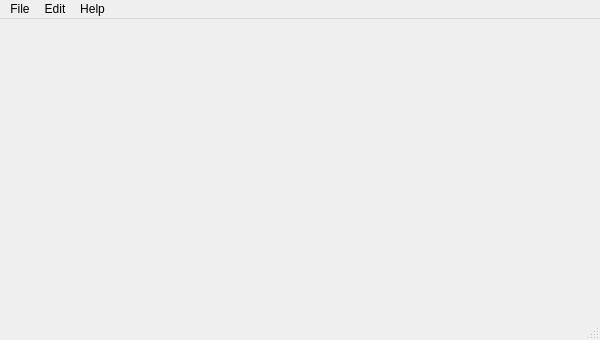
<?xml version="1.0" encoding="UTF-8"?>
<ui version="4.0">
 <class>MainWindow</class>
 <widget class="QMainWindow" name="MainWindow">
  <property name="geometry">
   <rect>
    <x>0</x>
    <y>0</y>
    <width>600</width>
    <height>340</height>
   </rect>
  </property>
  <property name="windowTitle">
   <string>Nitrous</string>
  </property>
  <widget class="QWidget" name="centralwidget"/>
  <widget class="QMenuBar" name="menubar">
   <property name="geometry">
    <rect>
     <x>0</x>
     <y>0</y>
     <width>600</width>
     <height>21</height>
    </rect>
   </property>
   <property name="defaultUp">
    <bool>false</bool>
   </property>
   <widget class="QMenu" name="menuFile">
    <property name="title">
     <string>File</string>
    </property>
    <addaction name="actionOpen"/>
   </widget>
   <widget class="QMenu" name="menuHelp">
    <property name="title">
     <string>Help</string>
    </property>
    <addaction name="actionAbout"/>
   </widget>
   <widget class="QMenu" name="menuEdit">
    <property name="title">
     <string>Edit</string>
    </property>
    <addaction name="actionPreferences"/>
   </widget>
   <addaction name="menuFile"/>
   <addaction name="menuEdit"/>
   <addaction name="menuHelp"/>
  </widget>
  <widget class="QStatusBar" name="statusbar"/>
  <action name="actionAbout">
   <property name="icon">
    <iconset theme="QIcon::ThemeIcon::HelpAbout"/>
   </property>
   <property name="text">
    <string>About</string>
   </property>
  </action>
  <action name="actionPreferences">
   <property name="text">
    <string>Preferences...</string>
   </property>
  </action>
  <action name="actionOpen">
   <property name="text">
    <string>Open</string>
   </property>
  </action>
 </widget>
 <resources/>
 <connections/>
</ui>
